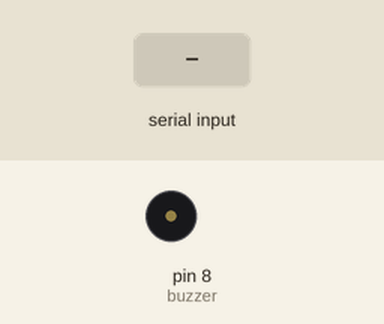
Recording of a sketch running on a simulated Arduino Uno, built with avr-gcc and run on an emulated ATmega328P. Parts: buzzer (waves = sounding). Inputs (shaded band) come from the test bench.

Above: at 1.2 s.
1.3 s: "1_" received over Serial
At 7.9 s:
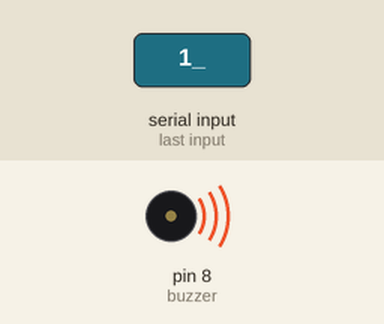
Timing chart, 0 to 10.3 s (numbered marks = the images above; inputs shaded):
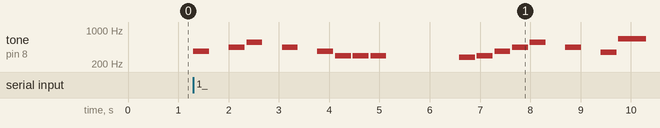

The sketch:

SonidosArduino.ino
```cpp
/*
  Game of Thrones
  Connect a piezo buzzer or speaker to pin 11 or select a new pin.
  More songs available at https://github.com/robsoncouto/arduino-songs

                                              Robson Couto, 2019
*/
#define NOTE_B0  31
#define NOTE_C1  33
#define NOTE_CS1 35
#define NOTE_D1  37
#define NOTE_DS1 39
#define NOTE_E1  41
#define NOTE_F1  44
#define NOTE_FS1 46
#define NOTE_G1  49
#define NOTE_GS1 52
#define NOTE_A1  55
#define NOTE_AS1 58
#define NOTE_B1  62
#define NOTE_C2  65
#define NOTE_CS2 69
#define NOTE_D2  73
#define NOTE_DS2 78
#define NOTE_E2  82
#define NOTE_F2  87
#define NOTE_FS2 93
#define NOTE_G2  98
#define NOTE_GS2 104
#define NOTE_A2  110
#define NOTE_AS2 117
#define NOTE_B2  123
#define NOTE_C3  131
#define NOTE_CS3 139
#define NOTE_D3  147
#define NOTE_DS3 156
#define NOTE_E3  165
#define NOTE_F3  175
#define NOTE_FS3 185
#define NOTE_G3  196
#define NOTE_GS3 208
#define NOTE_A3  220
#define NOTE_AS3 233
#define NOTE_B3  247
#define NOTE_C4  262
#define NOTE_CS4 277
#define NOTE_D4  294
#define NOTE_DS4 311
#define NOTE_E4  330
#define NOTE_F4  349
#define NOTE_FS4 370
#define NOTE_G4  392
#define NOTE_GS4 415
#define NOTE_A4  440
#define NOTE_AS4 466
#define NOTE_B4  494
#define NOTE_C5  523
#define NOTE_CS5 554
#define NOTE_D5  587
#define NOTE_DS5 622
#define NOTE_E5  659
#define NOTE_F5  698
#define NOTE_FS5 740
#define NOTE_G5  784
#define NOTE_GS5 831
#define NOTE_A5  880
#define NOTE_AS5 932
#define NOTE_B5  988
#define NOTE_C6  1047
#define NOTE_CS6 1109
#define NOTE_D6  1175
#define NOTE_DS6 1245
#define NOTE_E6  1319
#define NOTE_F6  1397
#define NOTE_FS6 1480
#define NOTE_G6  1568
#define NOTE_GS6 1661
#define NOTE_A6  1760
#define NOTE_AS6 1865
#define NOTE_B6  1976
#define NOTE_C7  2093
#define NOTE_CS7 2217
#define NOTE_D7  2349
#define NOTE_DS7 2489
#define NOTE_E7  2637
#define NOTE_F7  2794
#define NOTE_FS7 2960
#define NOTE_G7  3136
#define NOTE_GS7 3322
#define NOTE_A7  3520
#define NOTE_AS7 3729
#define NOTE_B7  3951
#define NOTE_C8  4186
#define NOTE_CS8 4435
#define NOTE_D8  4699
#define NOTE_DS8 4978
#define REST      0


// change this to make the song slower or faster
int tempo = 85;
int tempo2=140;

// change this to whichever pin you want to use
int buzzer = 8;

// notes of the moledy followed by the duration.
// a 4 means a quarter note, 8 an eighteenth , 16 sixteenth, so on
// !!negative numbers are used to represent dotted notes,
// so -4 means a dotted quarter note, that is, a quarter plus an eighteenth!!

int melody[] = {

  // Mii Channel theme
  // Score available at https://musescore.com/user/16403456/scores/4984153
  // Uploaded by Catalina Andrade

  NOTE_FS4,8, REST,8, NOTE_A4,8, NOTE_CS5,8, REST,8,NOTE_A4,8, REST,8, NOTE_FS4,8, //1
  NOTE_D4,8, NOTE_D4,8, NOTE_D4,8, REST,8, REST,4, REST,8, NOTE_CS4,8,
  NOTE_D4,8, NOTE_FS4,8, NOTE_A4,8, NOTE_CS5,8, REST,8, NOTE_A4,8, REST,8, NOTE_F4,8,
  NOTE_E5,-4, NOTE_DS5,8, NOTE_D5,8, REST,8, REST,4,

  NOTE_GS4,8, REST,8, NOTE_CS5,8, NOTE_FS4,8, REST,8,NOTE_CS5,8, REST,8, NOTE_GS4,8, //5
  REST,8, NOTE_CS5,8, NOTE_G4,8, NOTE_FS4,8, REST,8, NOTE_E4,8, REST,8,
  NOTE_E4,8, NOTE_E4,8, NOTE_E4,8, REST,8, REST,4, NOTE_E4,8, NOTE_E4,8,
  NOTE_E4,8, REST,8, REST,4, NOTE_DS4,8, NOTE_D4,8,

  NOTE_CS4,8, REST,8, NOTE_A4,8, NOTE_CS5,8, REST,8,NOTE_A4,8, REST,8, NOTE_FS4,8, //9
  NOTE_D4,8, NOTE_D4,8, NOTE_D4,8, REST,8, NOTE_E5,8, NOTE_E5,8, NOTE_E5,8, REST,8,
  REST,8, NOTE_FS4,8, NOTE_A4,8, NOTE_CS5,8, REST,8, NOTE_A4,8, REST,8, NOTE_F4,8,
  NOTE_E5,2, NOTE_D5,8, REST,8, REST,4,

  NOTE_B4,8, NOTE_G4,8, NOTE_D4,8, NOTE_CS4,4, NOTE_B4,8, NOTE_G4,8, NOTE_CS4,8, //13
  NOTE_A4,8, NOTE_FS4,8, NOTE_C4,8, NOTE_B3,4, NOTE_F4,8, NOTE_D4,8, NOTE_B3,8,
  NOTE_E4,8, NOTE_E4,8, NOTE_E4,8, REST,4, REST,4, NOTE_AS4,4,
  NOTE_CS5,8, NOTE_D5,8, NOTE_FS5,8, NOTE_A5,8, REST,8, REST,4,

  REST,2, NOTE_A3,4, NOTE_AS3,4, //17
  NOTE_A3,-4, NOTE_A3,8, NOTE_A3,2,
  REST,4, NOTE_A3,8, NOTE_AS3,8, NOTE_A3,8, NOTE_F4,4, NOTE_C4,8,
  NOTE_A3,-4, NOTE_A3,8, NOTE_A3,2,

  REST,2, NOTE_B3,4, NOTE_C4,4, //21
  NOTE_CS4,-4, NOTE_C4,8, NOTE_CS4,2,
  REST,4, NOTE_CS4,8, NOTE_C4,8, NOTE_CS4,8, NOTE_GS4,4, NOTE_DS4,8,
  NOTE_CS4,-4, NOTE_DS4,8, NOTE_B3,1,

  NOTE_E4,4, NOTE_E4,4, NOTE_E4,4, REST,8,//25

  //repeats 1-25

  NOTE_FS4,8, REST,8, NOTE_A4,8, NOTE_CS5,8, REST,8,NOTE_A4,8, REST,8, NOTE_FS4,8, //1
  NOTE_D4,8, NOTE_D4,8, NOTE_D4,8, REST,8, REST,4, REST,8, NOTE_CS4,8,
  NOTE_D4,8, NOTE_FS4,8, NOTE_A4,8, NOTE_CS5,8, REST,8, NOTE_A4,8, REST,8, NOTE_F4,8,
  NOTE_E5,-4, NOTE_DS5,8, NOTE_D5,8, REST,8, REST,4,

  NOTE_GS4,8, REST,8, NOTE_CS5,8, NOTE_FS4,8, REST,8,NOTE_CS5,8, REST,8, NOTE_GS4,8, //5
  REST,8, NOTE_CS5,8, NOTE_G4,8, NOTE_FS4,8, REST,8, NOTE_E4,8, REST,8,
  NOTE_E4,8, NOTE_E4,8, NOTE_E4,8, REST,8, REST,4, NOTE_E4,8, NOTE_E4,8,
  NOTE_E4,8, REST,8, REST,4, NOTE_DS4,8, NOTE_D4,8,

  NOTE_CS4,8, REST,8, NOTE_A4,8, NOTE_CS5,8, REST,8,NOTE_A4,8, REST,8, NOTE_FS4,8, //9
  NOTE_D4,8, NOTE_D4,8, NOTE_D4,8, REST,8, NOTE_E5,8, NOTE_E5,8, NOTE_E5,8, REST,8,
  REST,8, NOTE_FS4,8, NOTE_A4,8, NOTE_CS5,8, REST,8, NOTE_A4,8, REST,8, NOTE_F4,8,
  NOTE_E5,2, NOTE_D5,8, REST,8, REST,4,

  NOTE_B4,8, NOTE_G4,8, NOTE_D4,8, NOTE_CS4,4, NOTE_B4,8, NOTE_G4,8, NOTE_CS4,8, //13
  NOTE_A4,8, NOTE_FS4,8, NOTE_C4,8, NOTE_B3,4, NOTE_F4,8, NOTE_D4,8, NOTE_B3,8,
  NOTE_E4,8, NOTE_E4,8, NOTE_E4,8, REST,4, REST,4, NOTE_AS4,4,
  NOTE_CS5,8, NOTE_D5,8, NOTE_FS5,8, NOTE_A5,8, REST,8, REST,4,

  REST,2, NOTE_A3,4, NOTE_AS3,4, //17
  NOTE_A3,-4, NOTE_A3,8, NOTE_A3,2,
  REST,4, NOTE_A3,8, NOTE_AS3,8, NOTE_A3,8, NOTE_F4,4, NOTE_C4,8,
  NOTE_A3,-4, NOTE_A3,8, NOTE_A3,2,

  REST,2, NOTE_B3,4, NOTE_C4,4, //21
  NOTE_CS4,-4, NOTE_C4,8, NOTE_CS4,2,
  REST,4, NOTE_CS4,8, NOTE_C4,8, NOTE_CS4,8, NOTE_GS4,4, NOTE_DS4,8,
  NOTE_CS4,-4, NOTE_DS4,8, NOTE_B3,1,

  NOTE_E4,4, NOTE_E4,4, NOTE_E4,4, REST,8,//25
};

// sizeof gives the number of bytes, each int value is composed of two bytes (16 bits)
// there are two values per note (pitch and duration), so for each note there are four bytes
int notes = sizeof(melody) / sizeof(melody[0]) / 2;


// this calculates the duration of a whole note in ms
int wholenote = (60000 * 4) / tempo;
int wholenote2 = (60000 * 4) / tempo2;
int divider = 0, noteDuration = 0;
String inputString ="";
bool stringComplete = false;
void setup() {
  Serial.begin(9600);
  inputString.reserve(200);
}

void loop() {
   if(stringComplete){
    if (inputString=="1_" or inputString=="2_"){
      song1();
    }

    inputString="";
    stringComplete=false;
   }
}
void serialEvent() {
  while (Serial.available()) {
    char inChar = (char)Serial.read();
    inputString += inChar;
    if (inChar == '_') {
      stringComplete = true;
    }
  }
}


void song1(){
  // iterate over the notes of the melody.
  // Remember, the array is twice the number of notes (notes + durations)
  for (int thisNote = 0; thisNote < notes * 2; thisNote = thisNote + 2) {

    // calculates the duration of each note
    divider = melody[thisNote + 1];
    if (divider > 0) {
      // regular note, just proceed
      noteDuration = (wholenote) / divider;
    } else if (divider < 0) {
      // dotted notes are represented with negative durations!!
      noteDuration = (wholenote) / abs(divider);
      noteDuration *= 1.5; // increases the duration in half for dotted notes
    }

    // we only play the note for 90% of the duration, leaving 10% as a pause
    tone(buzzer, melody[thisNote], noteDuration * 0.9);

    // Wait for the specief duration before playing the next note.
    delay(noteDuration);

    // stop the waveform generation before the next note.
    noTone(buzzer);
  }
}
```

Measured:
- after the input at 1.3 s, tone on pin 8 (buzzer): plays 370 Hz for 0.32 s, 440 Hz for 0.32 s, 554 Hz for 0.32 s, 440 Hz for 0.32 s, 370 Hz for 0.32 s, 294 Hz for 0.32 s … (16 notes in this stretch), starting at once
